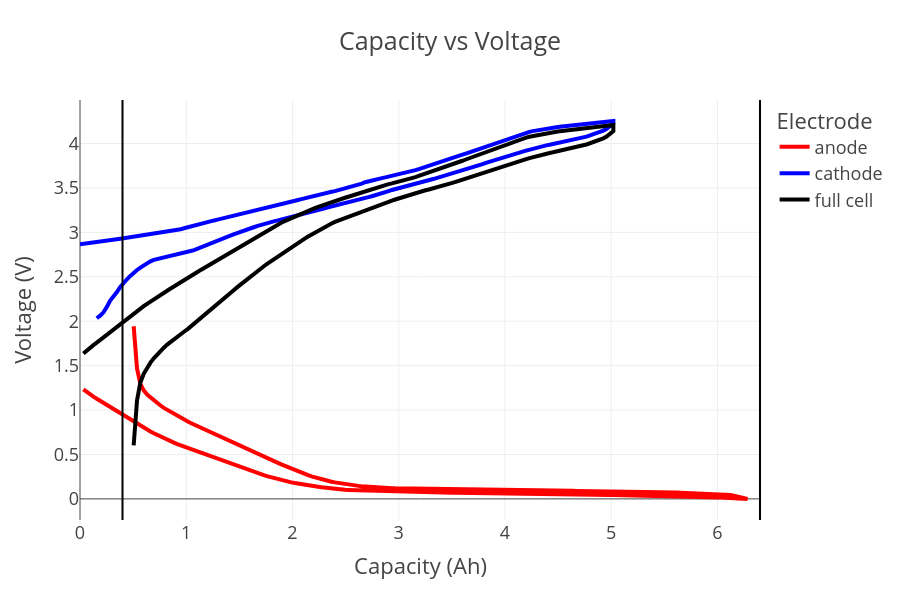

The cell this chart's notebook holds for it:
### Code cell
figure = cell.get_capacity_voltage_plot(width=900, height=600)
figure.show()

### Figure 1 — Plotly figure (JSON) as saved in the notebook; plotly's stock layout.template omitted (floating-point values rounded to 4 significant figures; data arrays with more than 128 entries replaced by an {"elided": "..."} marker saying what was removed)
{"data": [{"hovertemplate": "Electrode=anode<br>Capacity (Ah)=%{x}<br>Voltage (V)=%{y}<extra></extra>", "legendgroup": "anode", "line": {"color": "red", "dash": "solid", "width": 4}, "marker": {"symbol": "circle"}, "mode": "lines", "name": "anode", "orientation": "v", "showlegend": true, "type": "scatter", "x": {"elided": "378 float values"}, "xaxis": "x", "y": {"elided": "378 float values"}, "yaxis": "y"}, {"hovertemplate": "Electrode=cathode<br>Capacity (Ah)=%{x}<br>Voltage (V)=%{y}<extra></extra>", "legendgroup": "cathode", "line": {"color": "blue", "dash": "solid", "width": 4}, "marker": {"symbol": "circle"}, "mode": "lines", "name": "cathode", "orientation": "v", "showlegend": true, "type": "scatter", "x": {"elided": "315 float values"}, "xaxis": "x", "y": {"elided": "315 float values"}, "yaxis": "y"}, {"hovertemplate": "Electrode=full cell<br>Capacity (Ah)=%{x}<br>Voltage (V)=%{y}<extra></extra>", "legendgroup": "full cell", "line": {"color": "black", "dash": "solid", "width": 4}, "marker": {"symbol": "circle"}, "mode": "lines", "name": "full cell", "orientation": "v", "showlegend": true, "type": "scatter", "x": {"elided": "303 float values"}, "xaxis": "x", "y": {"elided": "303 float values"}, "yaxis": "y"}], "layout": {"height": 600, "legend": {"title": {"text": "Electrode"}, "tracegroupgap": 0}, "shapes": [{"line": {"color": "black", "width": 2}, "type": "line", "x0": 6.4, "x1": 6.4, "xref": "x", "y0": 0, "y1": 1, "yref": "y domain"}, {"line": {"color": "black", "width": 2}, "type": "line", "x0": 0.4, "x1": 0.4, "xref": "x", "y0": 0, "y1": 1, "yref": "y domain"}], "title": {"text": "Capacity vs Voltage"}, "width": 900, "xaxis": {"anchor": "y", "domain": [0, 1], "title": {"text": "Capacity (Ah)"}}, "yaxis": {"anchor": "x", "domain": [0, 1], "title": {"text": "Voltage (V)"}}}}
